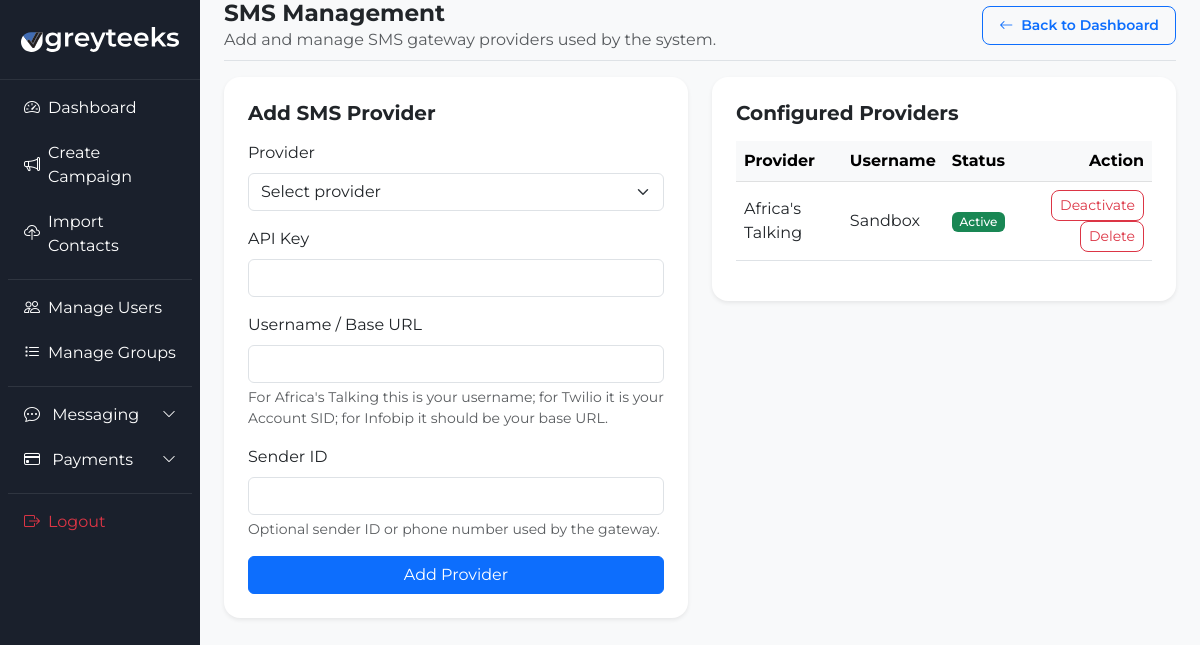
Screenshot of /sms/manage/ (signed in) with the database file from the repository.
### providers/models.py (models this page shows, shortened)
class SMSProvider(models.Model):
    PROVIDER_CHOICES = [
        ('africas_talking', 'Africa\'s Talking'),
        ('twilio', 'Twilio'),
        ('infobip', 'Infobip'),
    ]
    name = models.CharField(max_length=50, choices=PROVIDER_CHOICES)
    api_key = models.CharField(max_length=255)
    username = models.CharField(max_length=100, help_text="Required for Africa's Talking")
    sender_id = models.CharField(max_length=20, blank=True, null=True)
    is_active = models.BooleanField(default=False)

### campaigns/views.py (the view, shortened to what this page needs)
# urls.py: path('sms/manage/', manage_sms, name='manage_sms'),
@login_required
def manage_sms(request):
    if not request.user.is_staff:
        raise PermissionDenied
    providers = SMSProvider.objects.order_by('-id')
    return render(request, 'campaigns/manage_sms.html', {'providers': providers})

### templates/campaigns/manage_sms.html (shortened to what this page needs)
{% load static %}
<!DOCTYPE html>
<html lang="en">
<head>
    <link href="https://cdn.jsdelivr.net/npm/bootstrap@5.3.0/dist/css/bootstrap.min.css" rel="stylesheet">
    <link rel="stylesheet" href="https://cdn.jsdelivr.net/npm/bootstrap-icons@1.11.3/font/bootstrap-icons.min.css">
    <link rel="stylesheet" href="{% static 'css/dashboard.css' %}">
</head>
<body>
    <div class="container-fluid">
        <div class="row">
            <nav class="col-md-2 d-none d-md-block sidebar p-0">
    <div class="sidebar-brand d-flex align-items-center justify-content-center px-3 py-3">
        <img src="{% static 'img/light-logo.svg' %}" class="sidebar-logo" alt="Greyteeks logo">
    </div>
    <div class="px-2 pb-4">
        <ul class="nav flex-column mt-2">
            <li class="nav-item">
                <a class="nav-link text-white d-flex align-items-center" href="{% url 'dashboard' %}">
                    <i class="bi bi-speedometer2 me-2"></i> Dashboard
                </a>
            </li>
            <li class="nav-item">
                <a class="nav-link text-white d-flex align-items-center" href="{% url 'create_campaign' %}">
                    <i class="bi bi-megaphone me-2"></i> Create Campaign
                </a>
            </li>
            <li class="nav-item">
                <a class="nav-link text-white d-flex align-items-center" href="{% url 'upload_contacts' %}">
                    <i class="bi bi-cloud-upload me-2"></i> Import Contacts
                </a>
            </li>
            <hr class="text-secondary my-2">
            {% if user.is_staff %}
            <li class="nav-item">
                <a class="nav-link text-white d-flex align-items-center" href="{% url 'manage_users' %}">
                    <i class="bi bi-people me-2"></i> Manage Users
                </a>
            </li>
            <li class="nav-item">
                <a class="nav-link text-white d-flex align-items-center" href="{% url 'manage_groups' %}">
                    <i class="bi bi-list-task me-2"></i> Manage Groups
                </a>
            </li>
            <hr class="text-secondary my-2">
            <li class="nav-item">
                <a class="nav-link text-white d-flex align-items-center justify-content-between"
                   href="#messagingDropdown"
                   data-bs-toggle="collapse"
                   aria-expanded="false"
                   aria-controls="messagingDropdown">
                    <span><i class="bi bi-chat-dots me-2"></i> Messaging</span>
                    <i class="bi bi-chevron-down small"></i>
                </a>
            </li>
            <li class="nav-item">
                <a class="nav-link text-white d-flex align-items-center justify-content-between"
                   href="#paymentsDropdown"
                   data-bs-toggle="collapse"
                   aria-expanded="false"
                   aria-controls="paymentsDropdown">
                    <span><i class="bi bi-credit-card me-2"></i> Payments</span>
                    <i class="bi bi-chevron-down small"></i>
                </a>
            </li>
            {% endif %}
            <hr class="text-secondary my-2">
            <li class="nav-item">
                <form action="{% url 'logout' %}" method="post">
                    <button type="submit" class="nav-link text-danger border-0 bg-transparent d-flex align-items-center w-100">
                        <i class="bi bi-box-arrow-right me-2"></i> Logout
                    </button>
                </form>
            </li>
        </ul>
    </div>
</nav>
            <main class="col-md-10 p-0">
                <div class="px-4">
                    <div class="d-flex justify-content-between align-items-center pb-2 mb-3 border-bottom">
                        <div>
                            <h2 class="fw-bold m-0">SMS Management</h2>
                            <p class="text-muted mb-0">Add and manage SMS gateway providers used by the system.</p>
                        </div>
                        <a href="{% url 'dashboard' %}" class="btn btn-sm btn-outline-primary px-3 py-2 rounded-3 fw-semibold">
                            <i class="bi bi-arrow-left me-1"></i> Back to Dashboard
                        </a>
                    </div>
                    <div class="row g-4">
                        <div class="col-lg-6">
                            <div class="card border-0 shadow-sm p-4 rounded-4">
                                <h5 class="fw-bold mb-3">Add SMS Provider</h5>
                                <form method="post">
                                    <div class="mb-3">
                                        <label class="form-label">Provider</label>
                                        <select name="name" class="form-select" required>
                                            <option value="">Select provider</option>
                                        </select>
                                    </div>
                                    <div class="mb-3">
                                        <label class="form-label">API Key</label>
                                        <input type="text" name="api_key" class="form-control" required>
                                    </div>
                                    <div class="mb-3">
                                        <label class="form-label">Username / Base URL</label>
                                        <input type="text" name="username" class="form-control" required>
                                        <div class="form-text">For Africa's Talking this is your username; for Twilio it is your Account SID; for Infobip it should be your base URL.</div>
                                    </div>
                                    <div class="mb-3">
                                        <label class="form-label">Sender ID</label>
                                        <input type="text" name="sender_id" class="form-control">
                                        <div class="form-text">Optional sender ID or phone number used by the gateway.</div>
                                    </div>
                                    <button type="submit" class="btn btn-primary w-100">Add Provider</button>
                                </form>
                            </div>
                        </div>
                        <div class="col-lg-6">
                            <div class="card border-0 shadow-sm p-4 rounded-4">
                                <h5 class="fw-bold mb-3">Configured Providers</h5>
                                <div class="table-responsive">
                                    <table class="table table-hover align-middle">
                                        <thead class="table-light">
                                            <tr>
                                                <th>Provider</th>
                                                <th>Username</th>
                                                <th>Status</th>
                                                <th class="text-end">Action</th>
                                            </tr>
                                        </thead>
                                        <tbody>
                                            {% for provider in providers %}
                                            <tr>
                                                <td>{{ provider.get_name_display }}</td>
                                                <td>{{ provider.username }}</td>
                                                <td>
                                                    {% if provider.is_active %}
                                                        <span class="badge bg-success">Active</span>
                                                    {% else %}
                                                        <span class="badge bg-secondary">Inactive</span>
                                                    {% endif %}
                                                </td>
                                                <td class="text-end">
                                                    <form method="post" class="d-inline-block">
                                                        <button type="submit" class="btn btn-sm btn-outline-{{ provider.is_active|yesno:'danger,success' }} rounded-3">
                                                            {% if provider.is_active %}Deactivate{% else %}Activate{% endif %}
                                                        </button>
                                                    </form>
                                                    <form method="post" class="d-inline-block ms-2">
                                                        <button type="submit" class="btn btn-sm btn-outline-danger rounded-3">Delete</button>
                                                    </form>
                                                </td>
                                            </tr>
                                            {% endfor %}
                                        </tbody>
                                    </table>
                                </div>
                            </div>
                        </div>
                    </div>
                </div>
            </main>
        </div>
    </div>
</body>
</html>

### static/css/dashboard.css (style rules this page uses)
body { background-color: #f8f9fa; font-family: 'Montserrat', sans-serif; }
.sidebar { height: 100vh; background: #1a202c; color: white; position: fixed; top: 0; left: 0; z-index: 100; width: 16.666667%; }
.sidebar .nav-link { transition: all 0.3s; border-radius: 5px; margin-bottom: 5px; color: white; }
main { margin-left: 16.666667%; padding-left: 1rem; }
h1, h2, h3, h4, h5, h6 { font-family: 'Montserrat', sans-serif; font-weight: 500; }
h2 { font-size: 1.45rem; }
.badge { font-weight: 500; }
.sidebar-logo { display: block; width: 80%; max-width: 160px; height: auto; max-height: 60px; object-fit: contain; margin: 0 auto; }
.sidebar-brand { min-height: 80px; border-bottom: 1px solid rgba(255, 255, 255, 0.08); margin-left: -1rem; margin-right: -1rem; padding-left: 1rem; padding-right: 1rem; }
.sidebar .nav-link[data-bs-toggle="collapse"] .bi-chevron-down { transition: transform 0.25s ease; }
.sidebar-brand { min-height: 80px; border-bottom: 1px solid rgba(255, 255, 255, 0.08); }

### rows the page displays
SMSProvider: name "Africa's Talking", username "Sandbox", is_active "Active"
